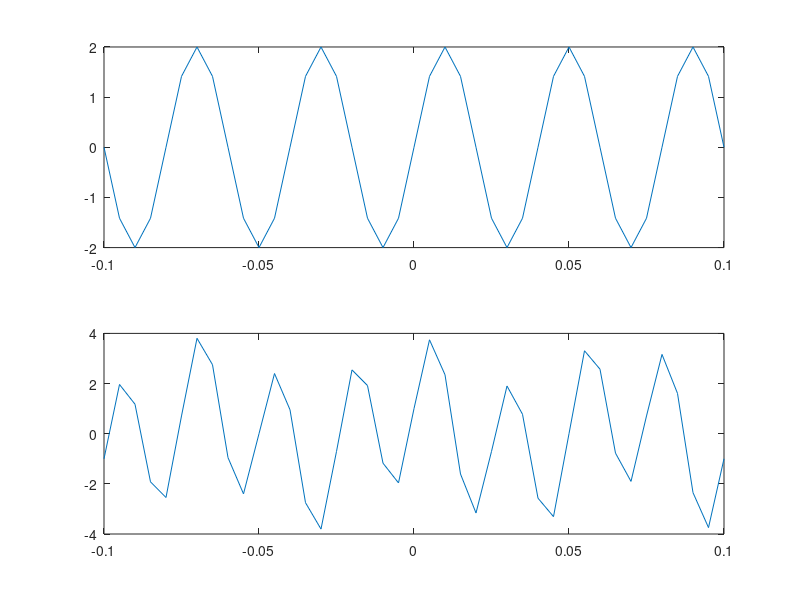
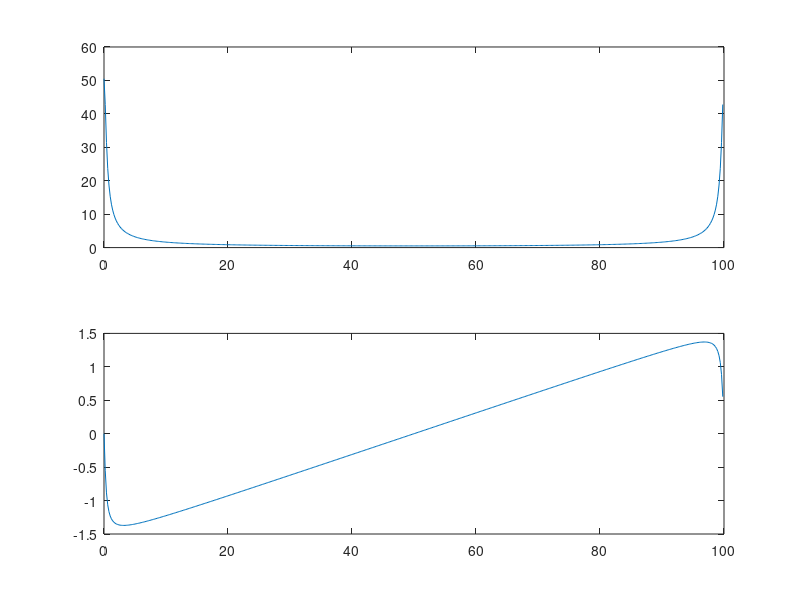
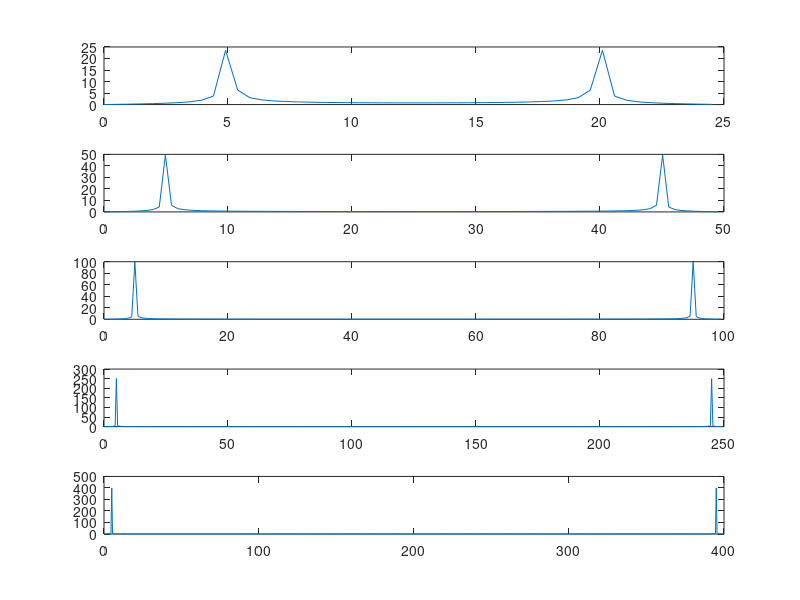

These charts were generated, in order, by the following MATLAB code:
%% Part I
%% 1
% T1=1/30, T2=1/40 -> T0 = [T1, T2]= 1/10
% Fs > 2*40 = 80, choose Fs = 200

Fs = 200;
T = 0.1;   % 2T = 4T0 =0.4
t = -T: 1/Fs : T;
x1 = 2*sin(50*pi*t);
figure(1),subplot(2,1,1),plot(t,x1);

x2 = cos(30*pi*t) + 3*sin(80*pi*t);
figure(1),subplot(2,1,2), plot(t,x2);

%% 2
%% 2.1
Fs = 1/0.01;
t = 0: 0.01:5;
N = length(t);
x3 = exp(-2*t);
X = fft(x3,N);
F = (0:N-1)* Fs/N;
figure(2),subplot(2,1,1),plot(F,abs(X));
figure(2),subplot(2,1,2),plot(F,angle(X));

%% 3
%% 3.1
Fs = [25 50 100 250 400];

for k = 1:5
    t = 0: 1/Fs(k): 2;
    N = length(t);
    x = sin(10*pi*t);
    F = (0:N-1)*Fs(k)/N;
    X = fft(x, N);
    figure(3),subplot(5,1,k),plot(F,abs(X));
end
